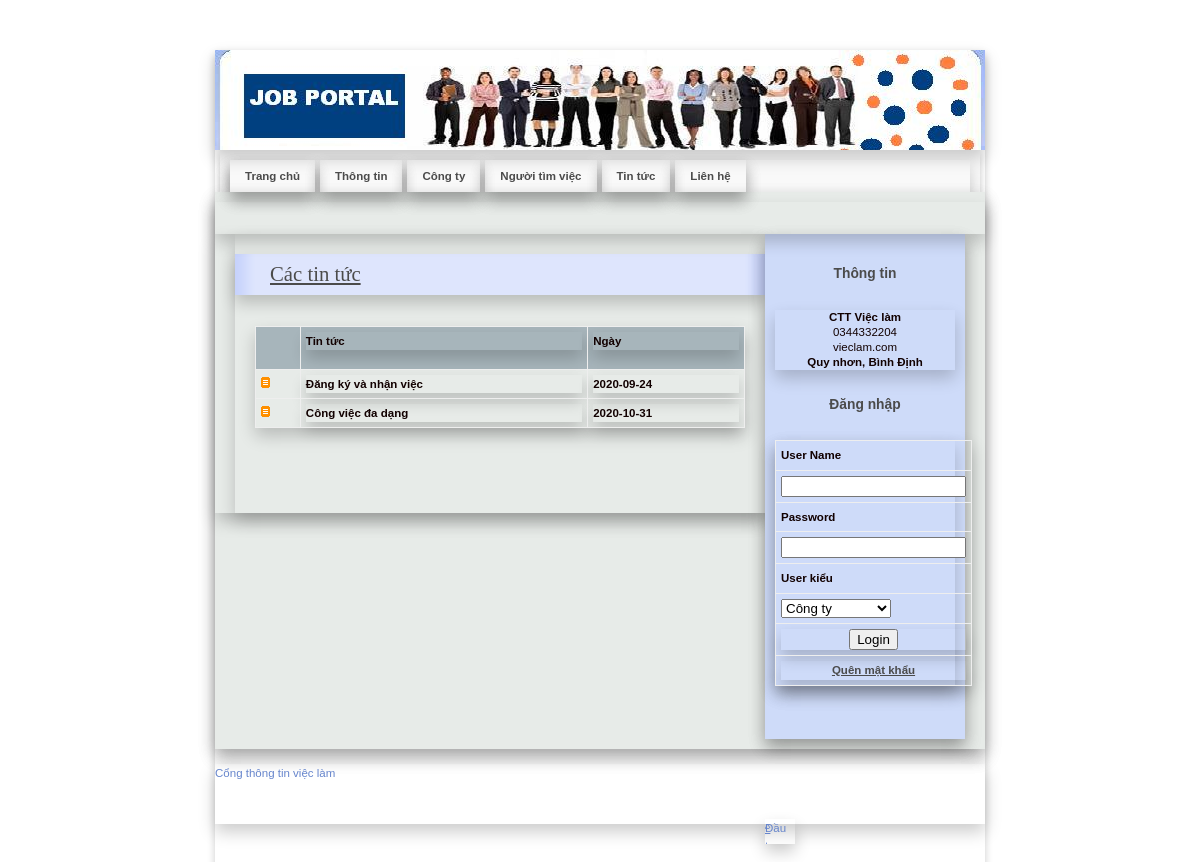
/News.php, run on the app's committed database.
### tables this page shows
CREATE TABLE `news_master` (
  `NewsId` int(11) NOT NULL,
  `News` varchar(200) NOT NULL,
  `NewsDate` date NOT NULL
);

### News.php (the view, shortened to what this page needs)
<!DOCTYPE html PUBLIC "-//W3C//DTD XHTML 1.0 Strict//EN" "http://www.w3.org/TR/xhtml1/DTD/xhtml1-strict.dtd">
<html xmlns="http://www.w3.org/1999/xhtml" xml:lang="cs" lang="cs">
<head>
    <link rel="stylesheet" media="screen,projection" type="text/css" href="./css/main.css" />
    <link rel="stylesheet" media="print" type="text/css" href="./css/print.css" />
    <link rel="stylesheet" media="aural" type="text/css" href="./css/aural.css" />
</head>
<body id="www-url-cz">
<div id="main" class="box">
<?php
include "Header.php"
?>
<?php
include "menu.php"
?>
    <div id="page" class="box">
    <div id="page-in" class="box">
        <div id="strip" class="box noprint">
            <p id="breadcrumbs">&nbsp;</p>
        </div>
        <div id="content">
            <div class="article">
                <h2><span><a href="#">Các tin tức</a></span></h2>
                <p>
                <table width="100%" border="1" cellpadding="1" cellspacing="2" bordercolor="#006699" >
<tr>
  <th bgcolor="#006699" class="style3">&nbsp;</th>
<th height="32" bgcolor="#006699" class="style3"><div align="left" class="style9 style5 style2"><strong>Tin tức</strong></div></th>
<th bgcolor="#006699" class="style3"><div align="left" class="style9 style5 style2"><strong>Ngày</strong></div></th>
</tr>
<?php
$con = mysqli_connect("localhost","root","","job");
$sql = "select * from news_master";
$result = mysqli_query($con,$sql) or die( mysqli_error($con));
while($row = mysqli_fetch_array($result))
{
$News=$row['News'];
$NewsDate=$row['NewsDate'];
?>
<tr>
  <td class="style3"><img src="design/ico_archive2.gif" alt="" width="9" height="11" /></td>
<td class="style3"><div align="left" class="style9 style5"><strong><?php echo $News;?></strong></div></td>
<td class="style3"><div align="left" class="style9 style5"><strong><?php echo $NewsDate;?></strong></div></td>
</tr>
<?php
}
?>
</table>
                </p>
                <p class="btn-more box noprint">&nbsp;</p>
          </div>
        </div>
<?php
include "right.php"
?>
    </div>
    </div>
<?php
include "footer.php"
?>
</div>
</body>
</html>

### JobSeeker/css/main.css (style rules this page uses)
* { min-height: 1px; }
body { border: 0; margin: 0; padding: 0; background: #ffffff; font: 72%/160% "verdana", sans-serif; color: #120101; _text-align: center; }
a { color: #4b4b4b; }
p { border: 0; margin: 15px 0; padding: 0; }
div { display: block; border: 0; margin: 0; padding: 0; box-shadow: 0 8px 16px 0 rgba(0, 0, 0, 0.2); }
h1, h2, h3, h4, h5 { border: 0; margin: 15px 0 10px 0; padding: 0; font-weight: bold; }
h2 { font-size: 180%; line-height: 100%; font-family: "georgia", serif; font-weight: normal; }
table { display: table; border-collapse: collapse; margin: 15px 0; padding: 0; border: 1px solid rgb(238, 95, 95); font-size: 100%; box-shadow: 0 8px 16px 0 rgba(0, 0, 0, 0.2); }
tr { display: table-row; }
th, td { display: table-cell; border: 1px solid rgb(238, 238, 238); margin: 0; padding: 5px; vertical-align: top; text-align: left; }
th { background: rgba(81, 110, 128, 0.43); text-align: center; columns: #120101; font-weight: bold; }
a, img, span { border: 0; margin: 0; padding: 0; }
strong, .strong { font-weight: bold; }
.box { min-height: 1px; _height: 1px; }
.box:after { content: "."; display: block; line-height: 0px; font-size: 0px; visibility: hidden; clear: both; }
#main { width: 770px; margin: 50px auto 0 auto; _text-align: left; box-shadow: 0 4px 8px 0 rgba(0, 0, 0, 0.2); }
#page { width: 770px; min-height: 1px; background: #e7ebe8; _height: 1px; box-shadow: 0 8px 16px 0 rgba(0, 0, 0, 0.2); }
#page-in { min-height: 1px; padding: 10px 0; _height: 1px; box-shadow: 0 8px 16px 0 rgba(0, 0, 0, 0.2); }
#strip { position: relative; clear: both; padding: 3px 20px 10px 20px; color: #7a807c; }
#strip p { margin: 0; }
#strip #breadcrumbs { width: 520px; margin: 0; padding: 0; }
#content { float: left; width: 530px; _width: 550px; margin: 0; padding: 0 0 0 20px; }
#content .article { clear: both; margin: 0; padding: 20px; }
#content .article h2 { margin: 0 -20px; padding: 10px; background: #dee5fd url("../design/content_title_bg.gif") 0 0 repeat-y; color: #4b4b4b; box-shadow: 0 8px 16px 0 rgba(0, 0, 0, 0.2); }
#content .article h2 span { padding-left: 25px; }
#content .article p { text-align: justify; }
#content .btn-more { margin: 0 0 15px 0; padding: 0; border: 0; position: relative; }

### css/print.css (style rules this page uses)
body { border:0; margin:0; padding:0; font-size:12pt }
a { color:#000; text-decoration:none; }
h1, h2, h3 { page-break-after:avoid; page-break-inside:avoid; }
table { border-collapse: collapse; border-width:1px; border-style:solid; }
th, td { display:table-cell; border-width:1px; border-style:solid; }
.noprint { display:none; }

### css/aural.css (style rules this page uses)
body { voice-family:paul,male; volume:loud; speech-rate:slow; richness:90; stress:20; }
h1, h2, h3, h4, h5 { cue-before:url("ping.au"); }
p, table { pause:50ms; }
strong { pitch:medium; pitch-range:60; stress:90; richness:90; }

### News.php (style rules this page uses)
.style2 { font-weight: bold }

### data on the page
news_master: News "Đăng ký và nhận việc", NewsDate "2020-09-24"
news_master: News "Công việc đa dạng", NewsDate "2020-10-31"
